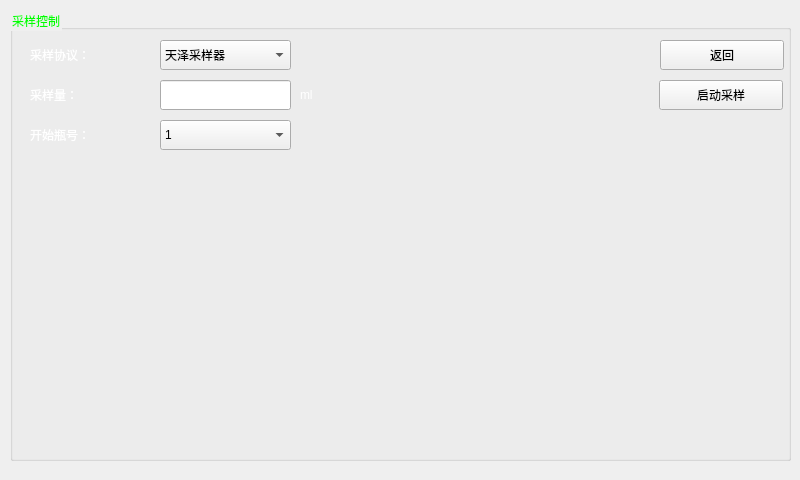
<?xml version="1.0" encoding="UTF-8"?>
<ui version="4.0">
 <class>frmSampler</class>
 <widget class="QWidget" name="frmSampler">
  <property name="geometry">
   <rect>
    <x>0</x>
    <y>0</y>
    <width>800</width>
    <height>480</height>
   </rect>
  </property>
  <property name="windowTitle">
   <string>采样控制</string>
  </property>
  <property name="styleSheet">
   <string notr="true">QWidget#frm{
background-image: url(:/image/main2.jpg);
}

QLabel{
color:rgba(255,255,255,255);
}

QGroupBox{
color:rgba(0,255,0,255);
}</string>
  </property>
  <widget class="QWidget" name="frm" native="true">
   <property name="geometry">
    <rect>
     <x>0</x>
     <y>0</y>
     <width>800</width>
     <height>480</height>
    </rect>
   </property>
   <widget class="QGroupBox" name="gbox_sampler">
    <property name="geometry">
     <rect>
      <x>10</x>
      <y>10</y>
      <width>781</width>
      <height>451</height>
     </rect>
    </property>
    <property name="title">
     <string>采样控制</string>
    </property>
    <widget class="QComboBox" name="comboBox_SampleStartBottle">
     <property name="geometry">
      <rect>
       <x>150</x>
       <y>110</y>
       <width>131</width>
       <height>30</height>
      </rect>
     </property>
     <item>
      <property name="text">
       <string>1</string>
      </property>
     </item>
     <item>
      <property name="text">
       <string>2</string>
      </property>
     </item>
     <item>
      <property name="text">
       <string>3</string>
      </property>
     </item>
     <item>
      <property name="text">
       <string>4</string>
      </property>
     </item>
     <item>
      <property name="text">
       <string>5</string>
      </property>
     </item>
     <item>
      <property name="text">
       <string>6</string>
      </property>
     </item>
     <item>
      <property name="text">
       <string>7</string>
      </property>
     </item>
     <item>
      <property name="text">
       <string>8</string>
      </property>
     </item>
     <item>
      <property name="text">
       <string>9</string>
      </property>
     </item>
     <item>
      <property name="text">
       <string>10</string>
      </property>
     </item>
     <item>
      <property name="text">
       <string>11</string>
      </property>
     </item>
     <item>
      <property name="text">
       <string>12</string>
      </property>
     </item>
     <item>
      <property name="text">
       <string>13</string>
      </property>
     </item>
     <item>
      <property name="text">
       <string>14</string>
      </property>
     </item>
     <item>
      <property name="text">
       <string>15</string>
      </property>
     </item>
     <item>
      <property name="text">
       <string>16</string>
      </property>
     </item>
     <item>
      <property name="text">
       <string>17</string>
      </property>
     </item>
     <item>
      <property name="text">
       <string>18</string>
      </property>
     </item>
     <item>
      <property name="text">
       <string>19</string>
      </property>
     </item>
     <item>
      <property name="text">
       <string>20</string>
      </property>
     </item>
     <item>
      <property name="text">
       <string>21</string>
      </property>
     </item>
     <item>
      <property name="text">
       <string>22</string>
      </property>
     </item>
     <item>
      <property name="text">
       <string>23</string>
      </property>
     </item>
     <item>
      <property name="text">
       <string>24</string>
      </property>
     </item>
    </widget>
    <widget class="QLabel" name="label_6">
     <property name="geometry">
      <rect>
       <x>20</x>
       <y>110</y>
       <width>90</width>
       <height>30</height>
      </rect>
     </property>
     <property name="text">
      <string>开始瓶号：</string>
     </property>
    </widget>
    <widget class="QLabel" name="label">
     <property name="geometry">
      <rect>
       <x>20</x>
       <y>30</y>
       <width>90</width>
       <height>30</height>
      </rect>
     </property>
     <property name="text">
      <string>采样协议：</string>
     </property>
    </widget>
    <widget class="QLineEdit" name="txtSampleFlow">
     <property name="geometry">
      <rect>
       <x>150</x>
       <y>70</y>
       <width>131</width>
       <height>30</height>
      </rect>
     </property>
    </widget>
    <widget class="QLabel" name="label_2">
     <property name="geometry">
      <rect>
       <x>20</x>
       <y>70</y>
       <width>90</width>
       <height>30</height>
      </rect>
     </property>
     <property name="text">
      <string>采样量：</string>
     </property>
    </widget>
    <widget class="QComboBox" name="comboBox_sampleMode">
     <property name="geometry">
      <rect>
       <x>150</x>
       <y>30</y>
       <width>131</width>
       <height>30</height>
      </rect>
     </property>
     <property name="currentIndex">
      <number>0</number>
     </property>
     <item>
      <property name="text">
       <string>天泽采样器</string>
      </property>
     </item>
     <item>
      <property name="text">
       <string>SBC-6000型</string>
      </property>
     </item>
     <item>
      <property name="text">
       <string>北京环科采样器</string>
      </property>
     </item>
    </widget>
    <widget class="QLabel" name="label_14">
     <property name="geometry">
      <rect>
       <x>290</x>
       <y>70</y>
       <width>60</width>
       <height>30</height>
      </rect>
     </property>
     <property name="text">
      <string>ml</string>
     </property>
    </widget>
    <widget class="QPushButton" name="btn_StartSampling">
     <property name="geometry">
      <rect>
       <x>649</x>
       <y>70</y>
       <width>124</width>
       <height>30</height>
      </rect>
     </property>
     <property name="text">
      <string>启动采样</string>
     </property>
     <property name="iconSize">
      <size>
       <width>120</width>
       <height>40</height>
      </size>
     </property>
    </widget>
    <widget class="QPushButton" name="btn_Cancel">
     <property name="geometry">
      <rect>
       <x>650</x>
       <y>30</y>
       <width>124</width>
       <height>30</height>
      </rect>
     </property>
     <property name="text">
      <string>返回</string>
     </property>
     <property name="iconSize">
      <size>
       <width>120</width>
       <height>40</height>
      </size>
     </property>
    </widget>
   </widget>
  </widget>
 </widget>
 <resources/>
 <connections/>
</ui>
